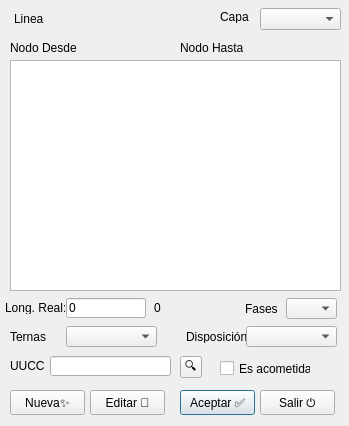
<?xml version="1.0" encoding="UTF-8"?>
<ui version="4.0">
 <class>Dialog</class>
 <widget class="QDialog" name="Dialog">
  <property name="windowModality">
   <enum>Qt::ApplicationModal</enum>
  </property>
  <property name="geometry">
   <rect>
    <x>0</x>
    <y>0</y>
    <width>349</width>
    <height>426</height>
   </rect>
  </property>
  <property name="windowTitle">
   <string>Linea</string>
  </property>
  <widget class="QLineEdit" name="txtLongitud">
   <property name="geometry">
    <rect>
     <x>66</x>
     <y>298</y>
     <width>80</width>
     <height>20</height>
    </rect>
   </property>
   <property name="inputMethodHints">
    <set>Qt::ImhFormattedNumbersOnly</set>
   </property>
   <property name="text">
    <string>0</string>
   </property>
  </widget>
  <widget class="QLabel" name="label">
   <property name="geometry">
    <rect>
     <x>14</x>
     <y>12</y>
     <width>47</width>
     <height>13</height>
    </rect>
   </property>
   <property name="text">
    <string>Linea</string>
   </property>
  </widget>
  <widget class="QLabel" name="lblLinea">
   <property name="geometry">
    <rect>
     <x>60</x>
     <y>11</y>
     <width>80</width>
     <height>16</height>
    </rect>
   </property>
   <property name="text">
    <string>&lt;automático&gt;</string>
   </property>
  </widget>
  <widget class="QLabel" name="label_9">
   <property name="geometry">
    <rect>
     <x>5</x>
     <y>301</y>
     <width>60</width>
     <height>13</height>
    </rect>
   </property>
   <property name="text">
    <string>Long. Real:</string>
   </property>
  </widget>
  <widget class="QPushButton" name="cmdAceptar">
   <property name="geometry">
    <rect>
     <x>180</x>
     <y>390</y>
     <width>75</width>
     <height>25</height>
    </rect>
   </property>
   <property name="text">
    <string>Aceptar ✅</string>
   </property>
   <property name="shortcut">
    <string>Return</string>
   </property>
  </widget>
  <widget class="QLabel" name="label_2">
   <property name="geometry">
    <rect>
     <x>10</x>
     <y>41</y>
     <width>70</width>
     <height>13</height>
    </rect>
   </property>
   <property name="text">
    <string>Nodo Desde</string>
   </property>
  </widget>
  <widget class="QLabel" name="lblNodoDesde">
   <property name="geometry">
    <rect>
     <x>86</x>
     <y>40</y>
     <width>70</width>
     <height>16</height>
    </rect>
   </property>
   <property name="text">
    <string>&lt;nodo desde&gt;</string>
   </property>
  </widget>
  <widget class="QLabel" name="label_3">
   <property name="geometry">
    <rect>
     <x>180</x>
     <y>41</y>
     <width>70</width>
     <height>13</height>
    </rect>
   </property>
   <property name="text">
    <string>Nodo Hasta</string>
   </property>
  </widget>
  <widget class="QLabel" name="lblNodoHasta">
   <property name="geometry">
    <rect>
     <x>252</x>
     <y>40</y>
     <width>70</width>
     <height>16</height>
    </rect>
   </property>
   <property name="text">
    <string>&lt;nodo hasta&gt;</string>
   </property>
  </widget>
  <widget class="QListWidget" name="liwElementos">
   <property name="geometry">
    <rect>
     <x>10</x>
     <y>60</y>
     <width>331</width>
     <height>231</height>
    </rect>
   </property>
  </widget>
  <widget class="QComboBox" name="cmbFase">
   <property name="geometry">
    <rect>
     <x>286</x>
     <y>298</y>
     <width>51</width>
     <height>21</height>
    </rect>
   </property>
  </widget>
  <widget class="QComboBox" name="cmbDisposicion">
   <property name="geometry">
    <rect>
     <x>246</x>
     <y>326</y>
     <width>91</width>
     <height>21</height>
    </rect>
   </property>
  </widget>
  <widget class="QLabel" name="label_12">
   <property name="geometry">
    <rect>
     <x>245</x>
     <y>301</y>
     <width>41</width>
     <height>16</height>
    </rect>
   </property>
   <property name="text">
    <string>Fases</string>
   </property>
  </widget>
  <widget class="QLabel" name="label_13">
   <property name="geometry">
    <rect>
     <x>186</x>
     <y>330</y>
     <width>60</width>
     <height>13</height>
    </rect>
   </property>
   <property name="text">
    <string>Disposición</string>
   </property>
  </widget>
  <widget class="QLabel" name="lblLongitud">
   <property name="geometry">
    <rect>
     <x>154</x>
     <y>303</y>
     <width>85</width>
     <height>10</height>
    </rect>
   </property>
   <property name="text">
    <string>0</string>
   </property>
  </widget>
  <widget class="QPushButton" name="cmdSalir">
   <property name="geometry">
    <rect>
     <x>260</x>
     <y>390</y>
     <width>75</width>
     <height>25</height>
    </rect>
   </property>
   <property name="text">
    <string>Salir ⏻</string>
   </property>
   <property name="shortcut">
    <string>Esc</string>
   </property>
  </widget>
  <widget class="QToolButton" name="cmdUUCC">
   <property name="geometry">
    <rect>
     <x>180</x>
     <y>356</y>
     <width>22</width>
     <height>22</height>
    </rect>
   </property>
   <property name="text">
    <string>🔍</string>
   </property>
  </widget>
  <widget class="QLineEdit" name="txtUUCC">
   <property name="geometry">
    <rect>
     <x>50</x>
     <y>356</y>
     <width>121</width>
     <height>20</height>
    </rect>
   </property>
   <property name="text">
    <string/>
   </property>
  </widget>
  <widget class="QLabel" name="label_15">
   <property name="geometry">
    <rect>
     <x>10</x>
     <y>359</y>
     <width>47</width>
     <height>13</height>
    </rect>
   </property>
   <property name="text">
    <string>UUCC</string>
   </property>
  </widget>
  <widget class="QCheckBox" name="chkAcometida">
   <property name="geometry">
    <rect>
     <x>220</x>
     <y>360</y>
     <width>91</width>
     <height>17</height>
    </rect>
   </property>
   <property name="text">
    <string>Es acometida</string>
   </property>
  </widget>
  <widget class="QComboBox" name="cmbTernas">
   <property name="geometry">
    <rect>
     <x>66</x>
     <y>326</y>
     <width>91</width>
     <height>21</height>
    </rect>
   </property>
  </widget>
  <widget class="QLabel" name="label_16">
   <property name="geometry">
    <rect>
     <x>10</x>
     <y>330</y>
     <width>60</width>
     <height>13</height>
    </rect>
   </property>
   <property name="text">
    <string>Ternas</string>
   </property>
  </widget>
  <widget class="QPushButton" name="cmdNueva">
   <property name="geometry">
    <rect>
     <x>10</x>
     <y>390</y>
     <width>75</width>
     <height>25</height>
    </rect>
   </property>
   <property name="text">
    <string>Nueva✨</string>
   </property>
  </widget>
  <widget class="QPushButton" name="cmdEditar">
   <property name="geometry">
    <rect>
     <x>90</x>
     <y>390</y>
     <width>75</width>
     <height>25</height>
    </rect>
   </property>
   <property name="text">
    <string>Editar 📝</string>
   </property>
  </widget>
  <widget class="QComboBox" name="cmbCapa">
   <property name="geometry">
    <rect>
     <x>260</x>
     <y>8</y>
     <width>81</width>
     <height>22</height>
    </rect>
   </property>
  </widget>
  <widget class="QLabel" name="label_5">
   <property name="geometry">
    <rect>
     <x>220</x>
     <y>10</y>
     <width>47</width>
     <height>13</height>
    </rect>
   </property>
   <property name="text">
    <string>Capa</string>
   </property>
  </widget>
 </widget>
 <resources/>
 <connections/>
</ui>
